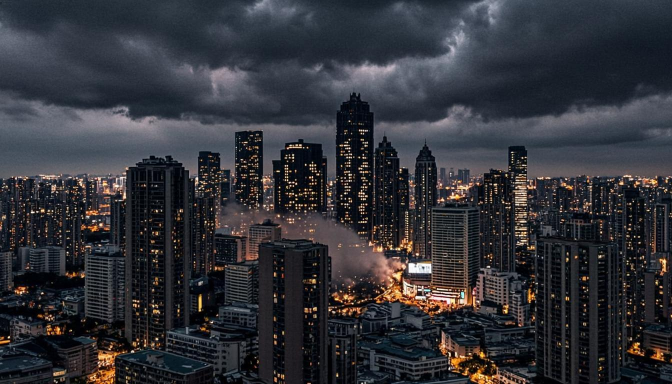
#> input picture frames/01.png, 1344 x 768 px, found by its file name (shown at 1/2 size); its folder holds only this picture in this run
$ python postprocess_frames.py
#> lines starting #> are read from the running program, lines starting #| are printed output that depends on the picture
#> further down, img is the input picture: PIL image 1344x768 RGB; mean R, G, B 49.8, 50.5, 56.3
#!/usr/bin/env python3
"""Пост-обработка кадров «Я не в сети».
- Кроп 1344x768 (1.75:1) -> 16:9, апскейл до 3840x2160 (для плавного zoompan)
- Плюс веб-миниатюры 672x378 для сайта
"""
from PIL import Image, ImageEnhance
import os

SRC = "/home/z/my-project/dirtygen/frames"
DST = "/home/z/my-project/dirtygen/frames_4k"
WEB = "/home/z/my-project/dirtygen/assets/frames_web"
os.makedirs(DST, exist_ok=True)
os.makedirs(WEB, exist_ok=True)

TW, TH = 3840, 2160

def crop_169(img):
    w, h = img.size
#> w = 1344; h = 768
    target_ratio = 16 / 9
    ratio = w / h
#> ratio = 1.75
    if ratio > target_ratio:
        new_w = int(h * target_ratio)
        x0 = (w - new_w) // 2
        return img.crop((x0, 0, x0 + new_w, h))
    new_h = int(w / target_ratio)
#> new_h = 756
    y0 = (h - new_h) // 2
#> y0 = 6
    return img.crop((0, y0, w, y0 + new_h))
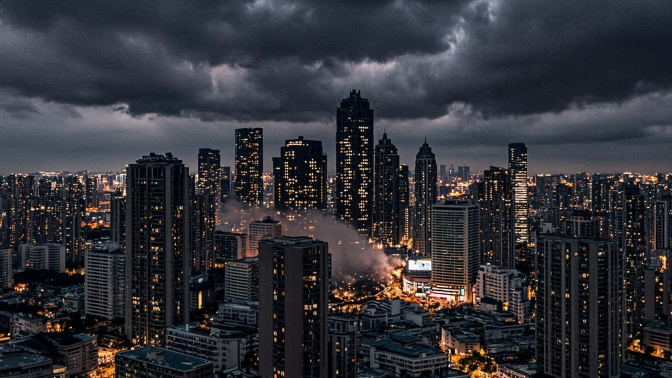
#> returned value: PIL image 1344x756 RGB (shown at 1/2 size); mean R, G, B 50, 50.6, 56.4

count = 0
for name in sorted(os.listdir(SRC)):
    if not name.endswith(".png"):
        continue
    path = os.path.join(SRC, name)
    img = Image.open(path).convert("RGB")
    img169 = crop_169(img)
    # 4K для видео
    big = img169.resize((TW, TH), Image.LANCZOS)
    big = ImageEnhance.Contrast(big).enhance(1.03)
    big.save(os.path.join(DST, name.replace(".png", ".jpg")), "JPEG", quality=90, optimize=True)
    # веб-миниатюра для сайта
    small = img169.resize((672, 378), Image.LANCZOS)
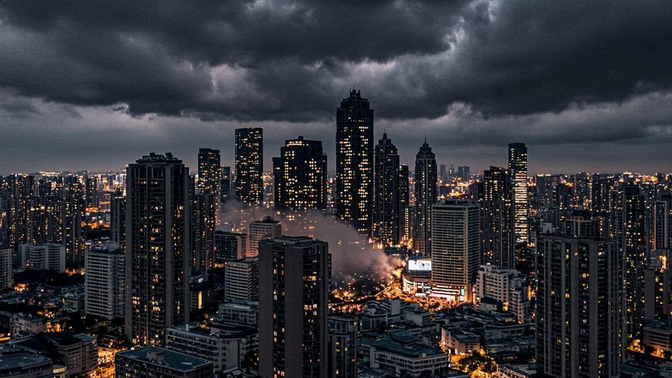
#> small: PIL image 672x378 RGB; mean R, G, B 50, 50.6, 56.5
    small.save(os.path.join(WEB, name.replace(".png", ".jpg")), "JPEG", quality=82, optimize=True)
    count += 1
    print(f"{name}: 4K + web OK")

print(f"DONE: {count} frames")

$ run again, on frames/05.png
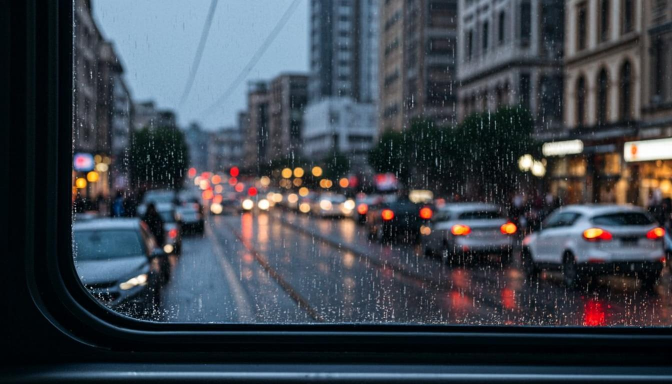
#> input picture frames/05.png, 1344 x 768 px, found by its file name (shown at 1/2 size)
#> img is the input picture: PIL image 1344x768 RGB; mean R, G, B 62.2, 68.8, 77.4
#> in crop_169, `return img.crop((0, y0, w, y0 + new_h))`:
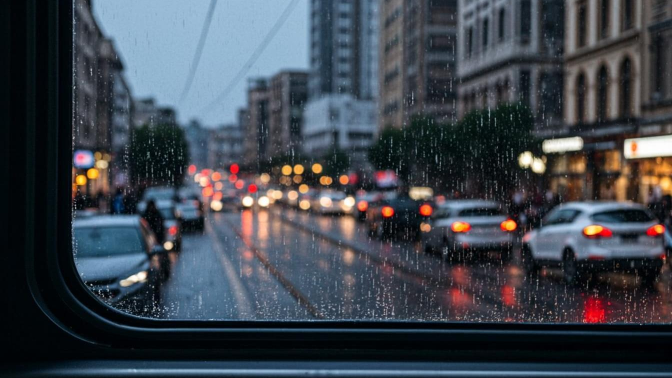
#> returned value: PIL image 1344x756 RGB (shown at 1/2 size); mean R, G, B 62.5, 68.9, 77.5
#> `small = img169.resize((672, 378), Image.LANCZOS)`:
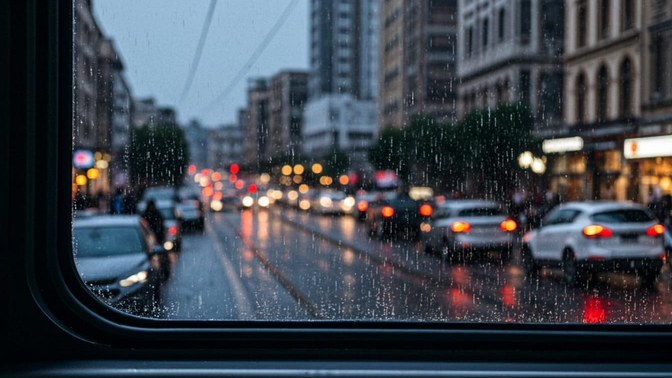
#> small: PIL image 672x378 RGB; mean R, G, B 62.5, 68.9, 77.5

$ run again, on frames/06.png
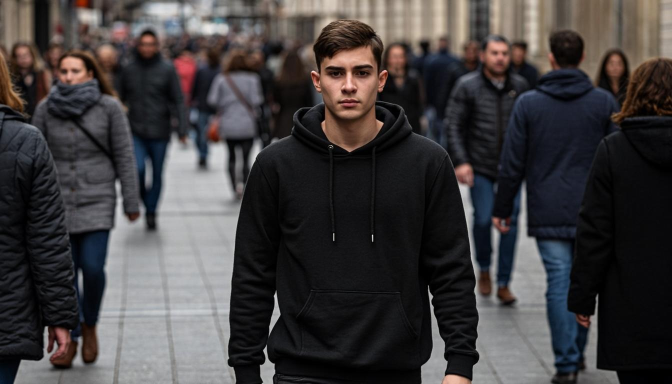
#> input picture frames/06.png, 1344 x 768 px, found by its file name (shown at 1/2 size)
#> img is the input picture: PIL image 1344x768 RGB; mean R, G, B 65.2, 61.9, 62.5
#> in crop_169, `return img.crop((0, y0, w, y0 + new_h))`:
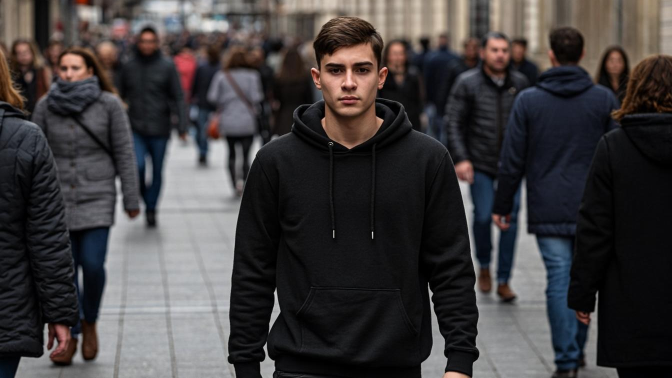
#> returned value: PIL image 1344x756 RGB (shown at 1/2 size); mean R, G, B 64.5, 61.2, 61.9
#> `small = img169.resize((672, 378), Image.LANCZOS)`:
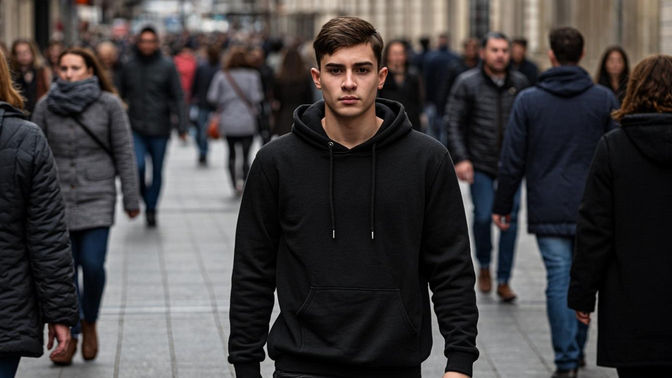
#> small: PIL image 672x378 RGB; mean R, G, B 64.5, 61.2, 61.9

$ run again, on frames/07.png
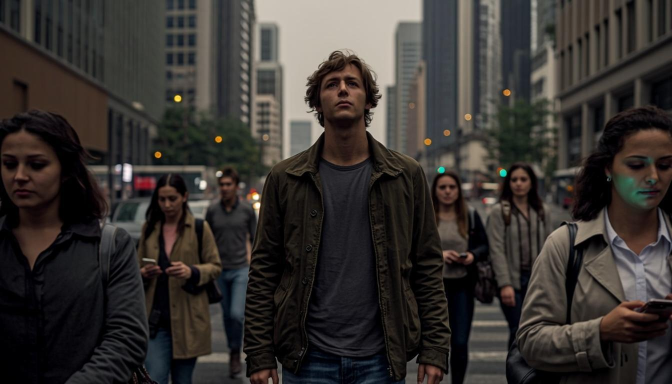
#> input picture frames/07.png, 1344 x 768 px, found by its file name (shown at 1/2 size)
#> img is the input picture: PIL image 1344x768 RGB; mean R, G, B 55.4, 51.1, 48.1
#> in crop_169, `return img.crop((0, y0, w, y0 + new_h))`:
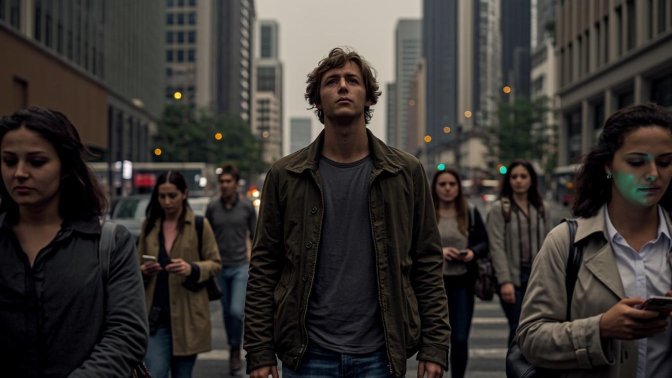
#> returned value: PIL image 1344x756 RGB (shown at 1/2 size); mean R, G, B 55.3, 51, 47.9
#> `small = img169.resize((672, 378), Image.LANCZOS)`:
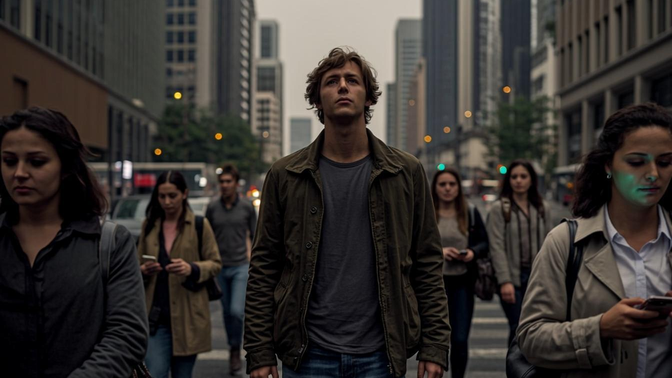
#> small: PIL image 672x378 RGB; mean R, G, B 55.3, 51, 47.9

$ run again, on frames/02.png
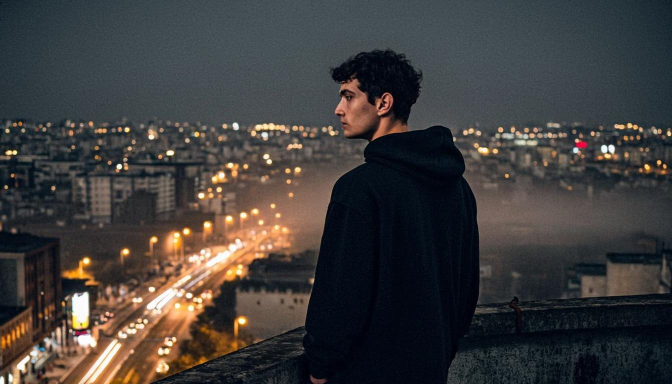
#> input picture frames/02.png, 1344 x 768 px, found by its file name (shown at 1/2 size)
#> img is the input picture: PIL image 1344x768 RGB; mean R, G, B 63.1, 60.5, 59.8
#> in crop_169, `return img.crop((0, y0, w, y0 + new_h))`:
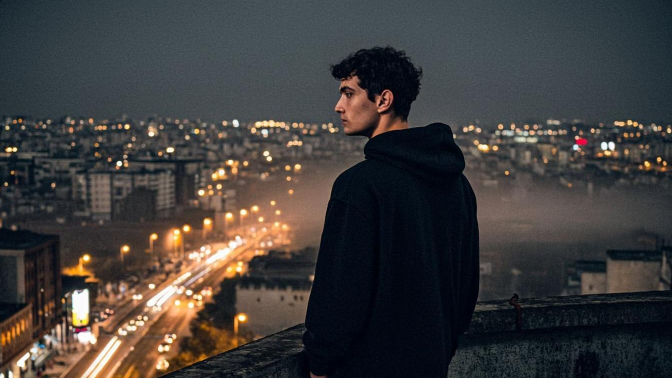
#> returned value: PIL image 1344x756 RGB (shown at 1/2 size); mean R, G, B 63.3, 60.6, 59.9
#> `small = img169.resize((672, 378), Image.LANCZOS)`:
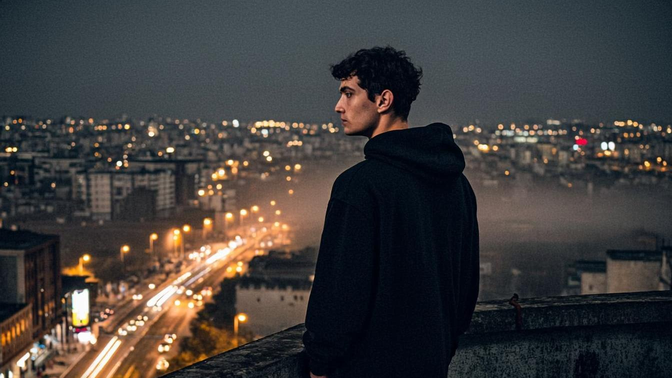
#> small: PIL image 672x378 RGB; mean R, G, B 63.3, 60.6, 59.9
